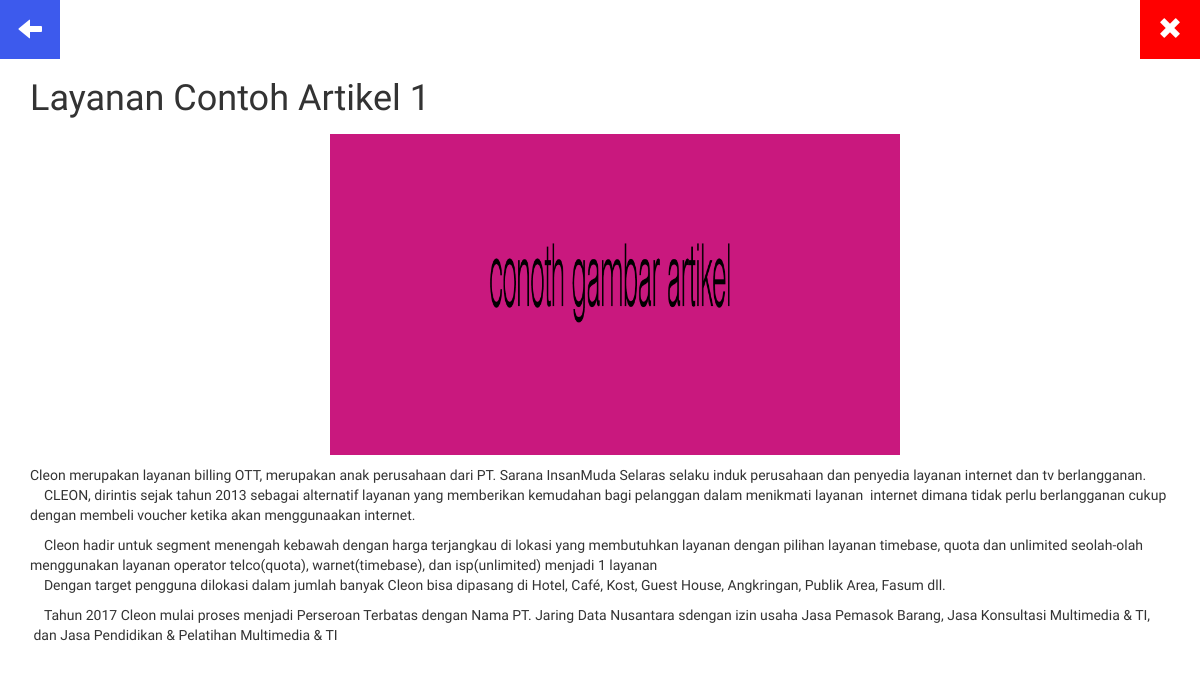
The app's page /sims/page/detail_layanan/ART001 with its own data.
### tables this page shows
CREATE TABLE `artikel` (
  `id_artikel` varchar(50) NOT NULL,
  `foto_artikel` text NOT NULL,
  `judul_artikel` varchar(100) NOT NULL,
  `isi_artikel` text NOT NULL,
  `id_kategori_artikel` varchar(100) NOT NULL
);

### application/controllers/Sims.php (called while the page is built, shortened)
<?php
	class sims extends CI_Controller{
		function __construct(){
			$this->load->model('model_sims');
		}
		function page(){
			$page = $this->uri->segment(3);
			$item_slide = $this->model_sims->tmp_slide()->row_array();
			$data['item_slide'] = $item_slide;
			$data['tmp_slide'] = $this->model_sims->tmp_slide()->result();
			$data['page'] = $page;
			if($page == 'layanan'){
				$data['tmp_layanan'] = $this->model_sims->tmp_layanan()->result();
				$this->load->view('sims',$data);
			}else if($page == 'profil'){
				$item_profil = $this->model_sims->tmp_profil()->row_array();
				$data['item_profil'] = $item_profil;
				$this->load->view('sims',$data);
			}else if($page == 'kontak'){
				$item_kontak = $this->model_sims->tmp_profil()->row_array();
				$data['item_kontak'] = $item_kontak;
				$this->load->view('sims',$data);
			}else if($page == 'galery'){
				$data['tmp_ket_galery'] = $this->model_sims->tmp_ket_galery()->result();
				$data['tmp_galery'] = $this->model_sims->tmp_galery()->result();
				$this->load->view('sims',$data);
			}else if($page == 'detail_layanan'){
				$d_layanan = $this->uri->segment(4);
				$data['hsl'] = $this->model_sims->qw("artikel","WHERE id_artikel = '$d_layanan'");
				$this->load->view('sims',$data);
			}else if($page == 'detail_csr'){
				$d_csr = $this->uri->segment(4);
				$data['hsl'] = $this->model_sims->qw("artikel","WHERE id_artikel = '$d_csr'");
				$this->load->view('sims',$data);
			}else if($page == 'detail_promo'){
				$d_promo = $this->uri->segment(4);
				$data['hsl'] = $this->model_sims->qw("artikel","WHERE id_artikel  = '$d_promo'");
				$this->load->view('sims',$data);
			}else{
				$this->load->view('sims',$data);
			}
		}
	}
 ?>

### index.php (called while the page is built, shortened)
<?php
require_once BASEPATH.'core/CodeIgniter.php';

### application/models/Model_sims.php (called while the page is built, shortened)
<?php
	class model_sims extends CI_Model{
		function qw($table,$prop){
			return $this->db->query("SELECT * FROM $table $prop");
		}
	}
 ?>

### application/views/page/detail_layanan.php (the view)
<div class="container-fluid">
	<div class="row">
		<div class="exit" id="exit-biru">
			<h3><a href="<?php echo site_url('sims/page/layanan') ?>"><span class="glyphicon glyphicon-arrow-left"></span></a></h3>
		</div>
		<div class="exit">
			<h3><a href="<?php echo site_url('sims/page/home') ?>"><span class="glyphicon glyphicon-remove"></span></a></h3>
		</div>
	</div>
</div>
<?php
	$val = $hsl->row_array();
 ?>
<div class="container">
	<h1>Layanan <?php echo $val['judul_artikel']; ?></h1>
	<img src="<?php echo base_url() ?>artikel/<?php echo $val['foto_artikel'] ?>" class="item-page-detail-layanan-img">
	<?php echo $val['isi_artikel'] ?>
</div>

### records on screen
artikel: judul_artikel "Contoh Artikel 1", foto_artikel (picture), isi_artikel "Cleon merupakan layanan billing OTT, merupakan anak perusahaan dari PT. Sarana InsanMuda Selaras selaku induk perusahaan dan penyedia layanan internet dan tv berlangganan. CLEON, dirintis sejak tahun 2013 sebagai alternatif layanan yang memberikan kemudahan bagi pelanggan dalam menikmati layanan internet dimana tidak perlu berlangganan cukup dengan membeli voucher ketika akan menggunaakan internet. Cleon hadir untuk segment menengah kebawah dengan harga terjangkau di lokasi yang membutuhkan layanan dengan pilihan layanan timebase, quota dan unlimited seolah-olah menggunakan layanan operator telco(quota), warnet(timebase), dan isp(unlimited) menjadi 1 layanan Dengan target pengguna dilokasi…"
